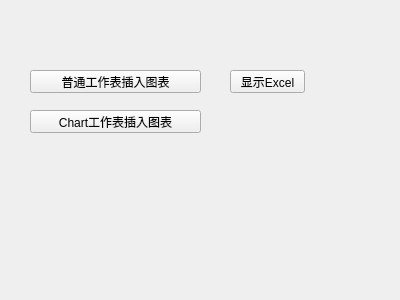
<?xml version="1.0" encoding="UTF-8"?>
<ui version="4.0">
 <class>Test4</class>
 <widget class="QWidget" name="Test4">
  <property name="geometry">
   <rect>
    <x>0</x>
    <y>0</y>
    <width>400</width>
    <height>300</height>
   </rect>
  </property>
  <property name="windowTitle">
   <string>Form</string>
  </property>
  <widget class="QPushButton" name="pushButton">
   <property name="geometry">
    <rect>
     <x>30</x>
     <y>70</y>
     <width>171</width>
     <height>23</height>
    </rect>
   </property>
   <property name="text">
    <string>普通工作表插入图表</string>
   </property>
  </widget>
  <widget class="QPushButton" name="pushButton_2">
   <property name="geometry">
    <rect>
     <x>30</x>
     <y>110</y>
     <width>171</width>
     <height>23</height>
    </rect>
   </property>
   <property name="text">
    <string>Chart工作表插入图表</string>
   </property>
  </widget>
  <widget class="QPushButton" name="but_show">
   <property name="geometry">
    <rect>
     <x>230</x>
     <y>70</y>
     <width>75</width>
     <height>23</height>
    </rect>
   </property>
   <property name="text">
    <string>显示Excel</string>
   </property>
  </widget>
 </widget>
 <resources/>
 <connections/>
</ui>
